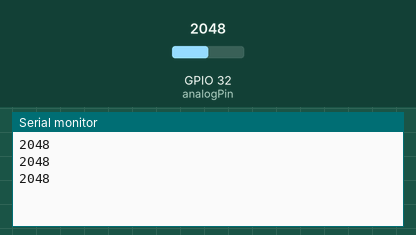
Recording of a sketch running on a simulated ESP32. On the bench: the last lines printed to the serial monitor. The test bench sets the inputs (shaded band); at power-on: GPIO 32 (analogPin) = 2048.

Above: at 1.3 s.
1.4 s: GPIO 32 (analogPin) set to 2866
At 1.9 s:
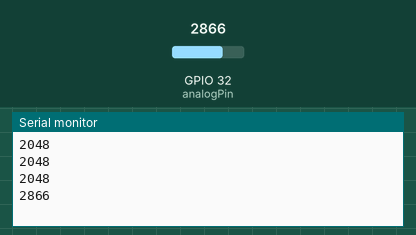
2.9 s: GPIO 32 (analogPin) set to 3603
At 3.4 s:
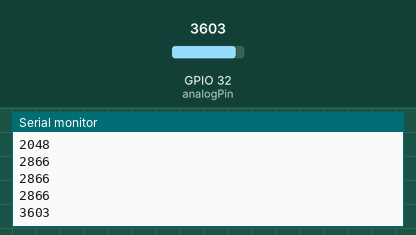
Timing chart, 0 to 5.9 s (numbered marks = the images above; inputs shaded):
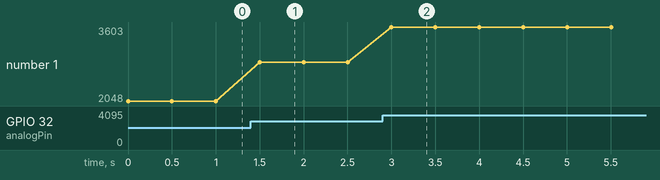

Measured:
- after the input at 1.4 s, the serial monitor: prints a new line after 0.10 s (image 1)
- after the input at 2.9 s, the serial monitor: prints a new line after 0.10 s (image 2)
- plotted number 1: 2048 → 2866 after the input at 1.4 s, 2866 → 3603 after the input at 2.9 s

The sketch:

IR_Test.ino
```cpp
#define analogPin 32 //定義 analogPin 來自於 32
//這邊先測試單一個IR元件，之後可以再一起定義全部的元件

void setup() {
  pinMode(analogPin , INPUT); // 目前預設該接腳作為輸入
  Serial.begin(9600);
}

void loop(){
  int value = analogRead(analogPin);

  Serial.println(value);
  delay (500);
}
```
